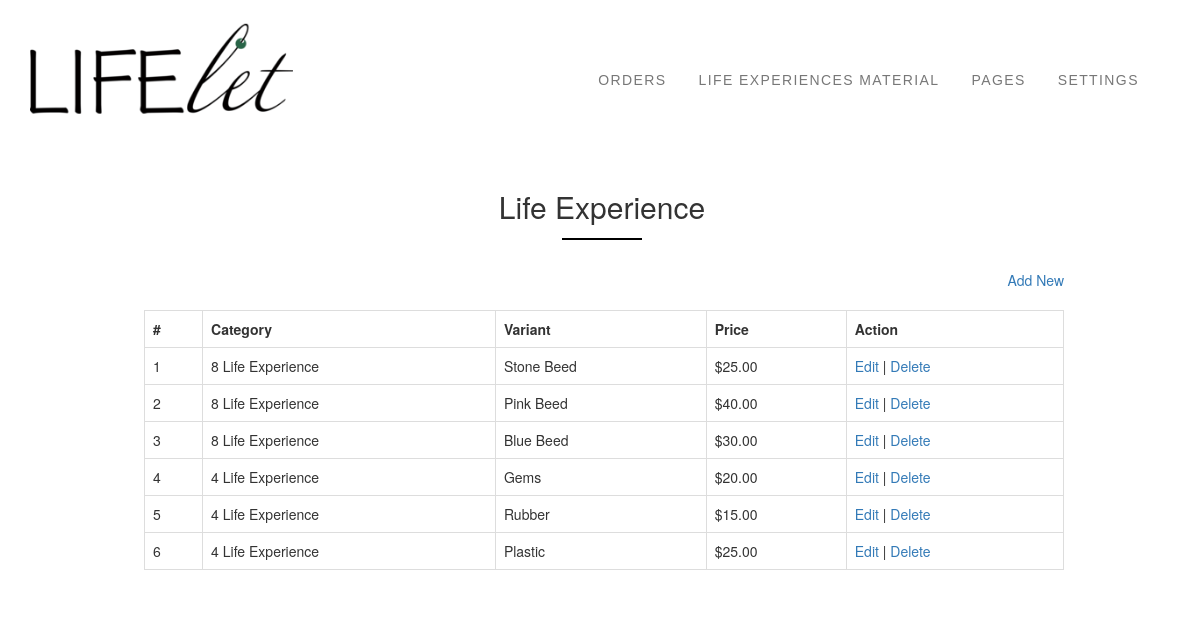
The page /admin/life_exp_listing.php on the database its author committed.
### tables this page shows
CREATE TABLE IF NOT EXISTS `life_exp` (
  `le_id` int(11) NOT NULL AUTO_INCREMENT,
  `le_category` varchar(12) NOT NULL,
  `le_option` varchar(255) NOT NULL,
  `le_price` varchar(25) NOT NULL,
  `le_date` datetime NOT NULL,
  PRIMARY KEY (`le_id`)
);

### includes/db.php (called while the page is built, shortened)
<?php
$path='/live/';
require_once('functions.php');

### includes/functions.php (called while the page is built, shortened)
<?php
function encode($str){
	return trim(stripslashes($str));
}
?>

### admin/life_exp_listing.php (the view, shortened to what this page needs)
<?php
require_once('header.php');
$sql="select * from life_exp order by le_id desc";
$result=$con->query($sql);
?>
<div class="kd-content">
  <section class="kd-pagesection">
    <div class="container">
      <div class="row">
        <center>
          <div class="col-md-12">
            <div class="kd-rich-editor">
              <center>
                <h2 class="title_text"> Life Experience</h2>
                <div class="underline_small"></div>
              </center>
            </div>
            <br>
            <div class="col-md-10 text-right">
              <a href="<?php echo $path?>admin/life_exp.php">Add New</a>
            </div>
            <div class="col-md-12"></div>
            <div class="col-md-10 mobile_tab">
			<div class="table-responsive">
                <form action="" method="post">
            	<table class="table table-bordered">
                	<tr>
                    	<th>#</th>
                        <th>Category</th>
                        <th>Variant</th>
                        <th>Price</th>
                        <th>Action</th>
                    </tr>
					<?php
					$count=0;
                    if($result->num_rows > 0){
					while($row=$result->fetch_assoc()){
                    $count++;
					$id=$row['le_id'];
					$category=$row['le_category'];
					$variant=encode($row['le_option']);
					$price='$'.number_format(encode($row['le_price']),2);
					?>
                	<tr>
                    	<td><?php echo $count?></td>
                        <td><?php echo $category?> Life Experience</td>
                        <td><?php echo $variant?></td>
                        <td><?php echo $price?></td>
                        <td>
                        	<a href="<?php echo $path?>admin/life_exp_edit.php?edit=<?php echo $id?>">Edit</a> |
                        	<a href="<?php echo $path?>admin/life_exp_listing.php?remove=<?php echo $id?>">Delete</a>
                        </td>
                    </tr>
                    <?php
					}
					}
					else{
						echo '<tr><td colspan="5">No Record Found!</td></tr>';
					}
					?>
                </table>
                </form>
			</div>
            </div>
          </div>
        </center>
      </div>
    </div>
  </section>
</div>
<?php require_once('footer.php')?>

### admin/header.php (shortened to what this page needs)
<?php
require_once '../includes/db.php';
?>
<!DOCTYPE html>
<html lang="en">
<head>
<link href="<?php echo $path?>css/bootstrap.css" rel="stylesheet">
<link href="<?php echo $path?>style1.css" rel="stylesheet">
<link href="<?php echo $path?>css/custom.css" rel="stylesheet">
<link href="<?php echo $path?>css/responsive.css" rel="stylesheet">
<link rel="stylesheet" href="https://use.fontawesome.com/releases/v5.5.0/css/all.css">
</head>
<body>
<header id="mainheader">
  <div class="kd-headbar">
    <div class="container">
      <div class="row">
        <div class="col-md-3"><a href="<?php echo $path?>admin" class="logo"><img src="<?php echo $path?>images/logo.png" class="img-responsive" alt=""></a></div>
        <div class="col-md-9">
          <div class="kd-rightside">
            <nav class="navbar navbar-default navigation">
              <div class="collapse navbar-collapse" id="navbar-collapse-1">
                <ul class="nav navbar-nav">
                  <li><a href="<?php echo $path?>admin/index.php">Orders</a></li>
                  <li><a href="<?php echo $path?>admin/life_exp_listing.php">Life Experiences Material</a></li>
                  <li><a href="#">Pages</a>
                  </li>
                  <li><a href="<?php echo $path?>admin/settings.php">Settings</a>
                  </li>
                </ul>
              </div>
            </nav>
          </div>
        </div>
      </div>
    </div>
  </div>
</header>

### admin/footer.php (shortened to what this page needs)
</body>
</html>

### style1.css (style rules this page uses)
* { margin: 0px; padding: 0px; }
[class*="col-md-"] { float: none !important; display: inline-block; margin: 0px -4px 0px 0px; vertical-align: top; }
#mainheader { float: left; width: 100%; }
.kd-headbar { float: left; width: 100%; background-color: #ffffff; position: relative; z-index: 99; }
.logo { float: left; padding: 22px 0px; }
.kd-rightside { float: right; }
.navigation { float: left; }
.navbar-default { background: none; box-shadow: none; border: none; margin: 0px; }
.navbar-nav > li { padding: 70px 16px 40px 16px; position: relative; }
.navbar-nav > li > a { font-family: "News Cycle",sans-serif; font-size: 14px; font-weight: 400; padding: 0px; font-style: normal; letter-spacing: 0.1em; text-transform: uppercase; transition: color 0.2s; }
.underline_small { padding-bottom: 2px; height:1px; background:black; margin-top:15px; margin-bottom:10px; width:80px; }
.table > thead > tr > th, .table > tbody > tr > th, .table > tfoot > tr > th, .table > thead > tr > td, .table > tbody > tr > td, .table > tfoot > tr > td { border-top:0px !important; }
.navbar-nav > li > a:before { content: ''; position: absolute; left: 0px; bottom: 0px; height: 2px; width: 100%; opacity: 0; }
.kd-content { float: left; width: 100%; padding: 30px 0px 0px 0px; }
.kd-rich-editor h2 { margin-bottom: 3px; }

### rows shown on the page
life_exp: le_category "8", le_option "Stone Beed", le_price "$25.00"
life_exp: le_category "8", le_option "Pink Beed", le_price "$40.00"
life_exp: le_category "8", le_option "Blue Beed", le_price "$30.00"
life_exp: le_category "4", le_option "Gems", le_price "$20.00"
life_exp: le_category "4", le_option "Rubber", le_price "$15.00"
life_exp: le_category "4", le_option "Plastic", le_price "$25.00"
